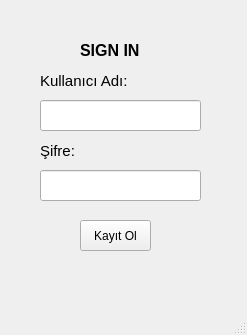
<?xml version="1.0" encoding="UTF-8"?>
<ui version="4.0">
 <class>Login</class>
 <widget class="QMainWindow" name="Login">
  <property name="geometry">
   <rect>
    <x>0</x>
    <y>0</y>
    <width>247</width>
    <height>335</height>
   </rect>
  </property>
  <property name="windowTitle">
   <string>MainWindow</string>
  </property>
  <widget class="QWidget" name="centralwidget">
   <widget class="QLabel" name="label">
    <property name="geometry">
     <rect>
      <x>80</x>
      <y>30</y>
      <width>151</width>
      <height>41</height>
     </rect>
    </property>
    <property name="font">
     <font>
      <pointsize>12</pointsize>
      <weight>75</weight>
      <bold>true</bold>
     </font>
    </property>
    <property name="text">
     <string>SIGN IN</string>
    </property>
   </widget>
   <widget class="QLineEdit" name="userName">
    <property name="geometry">
     <rect>
      <x>40</x>
      <y>100</y>
      <width>161</width>
      <height>31</height>
     </rect>
    </property>
   </widget>
   <widget class="QLabel" name="label_2">
    <property name="geometry">
     <rect>
      <x>40</x>
      <y>70</y>
      <width>111</width>
      <height>21</height>
     </rect>
    </property>
    <property name="font">
     <font>
      <pointsize>11</pointsize>
     </font>
    </property>
    <property name="layoutDirection">
     <enum>Qt::LeftToRight</enum>
    </property>
    <property name="text">
     <string>Kullanıcı Adı:</string>
    </property>
   </widget>
   <widget class="QLineEdit" name="password">
    <property name="geometry">
     <rect>
      <x>40</x>
      <y>170</y>
      <width>161</width>
      <height>31</height>
     </rect>
    </property>
   </widget>
   <widget class="QLabel" name="label_3">
    <property name="geometry">
     <rect>
      <x>40</x>
      <y>140</y>
      <width>111</width>
      <height>21</height>
     </rect>
    </property>
    <property name="font">
     <font>
      <pointsize>11</pointsize>
     </font>
    </property>
    <property name="layoutDirection">
     <enum>Qt::LeftToRight</enum>
    </property>
    <property name="text">
     <string>Şifre:</string>
    </property>
   </widget>
   <widget class="QPushButton" name="signIn">
    <property name="geometry">
     <rect>
      <x>80</x>
      <y>220</y>
      <width>71</width>
      <height>31</height>
     </rect>
    </property>
    <property name="text">
     <string>Kayıt Ol</string>
    </property>
   </widget>
  </widget>
  <widget class="QMenuBar" name="menubar">
   <property name="geometry">
    <rect>
     <x>0</x>
     <y>0</y>
     <width>247</width>
     <height>21</height>
    </rect>
   </property>
  </widget>
  <widget class="QStatusBar" name="statusbar"/>
 </widget>
 <resources/>
 <connections/>
</ui>
